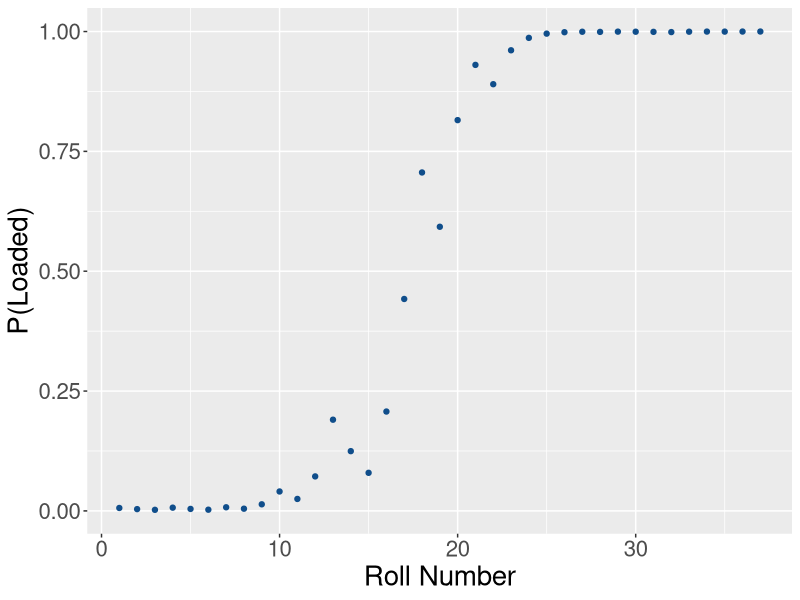

R code for this plot:
## ---- chunk 1
knitr::opts_chunk$set(echo = TRUE)
## ---- chunk 2
#Calculating the posterior probabilities from the observed data
rolls <- c(2,3,2,6,3,5,6,2,6,6,2,6,6,2,3,6,6,6,5,6,6,5,6,6,6,6,6,4,6,3,3,3,6,6,5,6,6)

prob_loaded <- 0.01
loaded_likelihoods <- c(rep(0.1, 5), 0.5)
fair_likelihoods <- rep(0.165, 6)

posteriors <- vector(length=length(rolls))

for ( i in 1:length(rolls) ) {
  
  posterior <- loaded_likelihoods[rolls[i]] * prob_loaded / 
    ( (fair_likelihoods[rolls[i]] * (1-prob_loaded)) + ((loaded_likelihoods[rolls[i]]) * prob_loaded) )
  
  posteriors[i] <- posterior
  prob_loaded <- posterior
  
}
#posteriors

## ---- chunk 3
#Plotting the probability that the die is loaded
library(ggplot2)
df <- data.frame(posteriors, 1:length(posteriors))
names(df) <- c("posteriors", "roll_num")
ggplot(df, aes(x=roll_num, y=posteriors)) + geom_point(color='dodgerblue4') + xlab("Roll Number") + ylab("P(Loaded)") + theme(text= element_text(size=20))

## ---- chunk 4

#The loaded die function from Homework 1
rollLoadedDie <- function(num_rolls) {
  
  posterior <- loaded_likelihoods[rolls[i]] * prob_loaded / 
    ( (fair_likelihoods[rolls[i]] * (1-prob_loaded)) + ((loaded_likelihoods[rolls[i]]) * prob_loaded) )
  
  posteriors[i] <- posterior
  prob_loaded <- posterior
  
  die <- c(1, 2, 3, 4, 5, 6)
  return(sample(die, size=num_rolls, replace=T, prob=c(0.1, 0.1, 0.1, 0.1, 0.1, 0.5)))
      
}

## ---- chunk 5

#Rolling the die until we are pretty sure it's loaded
run_trial <- function() {

  iters <- 0
  
  while ( prob_loaded < thresh ) {
  
    roll <- rollLoadedDie(1)
    posterior <- loaded_likelihoods[roll] * prob_loaded / 
      ( (fair_likelihoods[roll] * (1-prob_loaded)) + ((loaded_likelihoods[roll]) * prob_loaded) )
    prob_loaded <- posterior
    iters <- iters + 1
    
  }
  
  return(iters)
  
}

## ---- chunk 6

#Running several trials and calculating the average number of rolls it takes to be 99.999% sure it's loaded

prob_loaded <- 0.01
loaded_likelihoods <- c(rep(0.1, 5), 0.5)
fair_likelihoods <- rep(0.165, 6)

thresh <- 0.99999
trial_size <- 10000
iters_list <- vector(length=trial_size)

for ( i in 1:trial_size) {
  
  iters_list[i] <- run_trial()
  
}

sum(iters_list)/length(iters_list)

## ---- chunk 7

#This function generates test data for a diseased individual
get_test_data <- function(num_tests, healthy) {
  
  tests <- vector(length=num_tests)
  
  for (i in 1:num_tests ) {
  
    if ( healthy == FALSE) {
      test <- ifelse( runif(1) <= 0.91, "Pos", "Neg")
    } else {
      test <- ifelse( runif(1) <= 0.16, "Pos", "Neg")
    }
  
    tests[i] <- test
    
  }
  
  return(tests)
  
}

## ---- chunk 8

#Test a single patient until we are 99.999% sure that they are either positive or negative
test_single_patient <- function(healthy_patient) {
  
  pos_given_d <- 0.91
  neg_given_h <- 0.84
  prob_diseased <- 0.001
  prob_healthy <- 0.999
  
  posts <- vector()
  iters <- 0
  
  if ( healthy_patient == FALSE ) {
  
    while (prob_diseased <= 0.99999 ) {
      
      test <- get_test_data(1, healthy_patient)

      if ( test == "Pos" ) {
        post <- (pos_given_d * prob_diseased) / 
          ((pos_given_d * prob_diseased) + ((1-neg_given_h) * (1-prob_diseased)))
      }
      if ( test == "Neg" ) {
        post <- ((1-pos_given_d) * prob_diseased) / 
          (((1-pos_given_d) * prob_diseased) + (neg_given_h * (1-prob_diseased)))
      }
      prob_diseased <- post
      posts[iters+1] <- post
      iters <- iters + 1
    }  
    
  } else {
      
      while (prob_healthy <= 0.99999 ) {
      
        test <- get_test_data(1, healthy_patient)

        if ( test == "Pos" ) {
          post <- ((1-neg_given_h) * prob_healthy) / 
            (((1-neg_given_h) * prob_healthy) + (pos_given_d * (1-prob_healthy)))
        }
        if ( test == "Neg" ) {
          post <- (neg_given_h * prob_healthy) / 
            ((neg_given_h * prob_healthy) + ((1-pos_given_d) * (1-prob_healthy)))
        }
        prob_healthy <- post
        posts[iters+1] <- post
        iters <- iters + 1
      }
  }
  return(posts) 
}
  

## ---- chunk 9
#Test many patients and average the results
num_trials <- 100000
iters_list = vector(length=num_trials)

for (i in 1:num_trials) {
  
  iters_list[i] <- length(test_single_patient(healthy=FALSE))
  
}

sum(iters_list)/length(iters_list)

## ---- chunk 10

#This function generates test data for sick or healthy individuals
iters_list = vector(length=num_trials)

for (i in 1:num_trials) {
  
  iters_list[i] <- length(test_single_patient(healthy=TRUE))
  
}

sum(iters_list)/length(iters_list)

## ---- chunk 11

#drawing patients from the population based on the background rate
draw_pat <- function(num_pats) {

  pats <- runif(num_pats)
  
  pats <- pats <= 0.999 
  
  return(pats)
  
}

## ---- chunk 12

#Calculating the expense for 1 million patients
patients <- draw_pat(1000000)

total_expense <- 0

for ( i in 1:length(patients) ) {
  
  total_expense <- total_expense + length(test_single_patient(patients[i]))
}

total_expense



